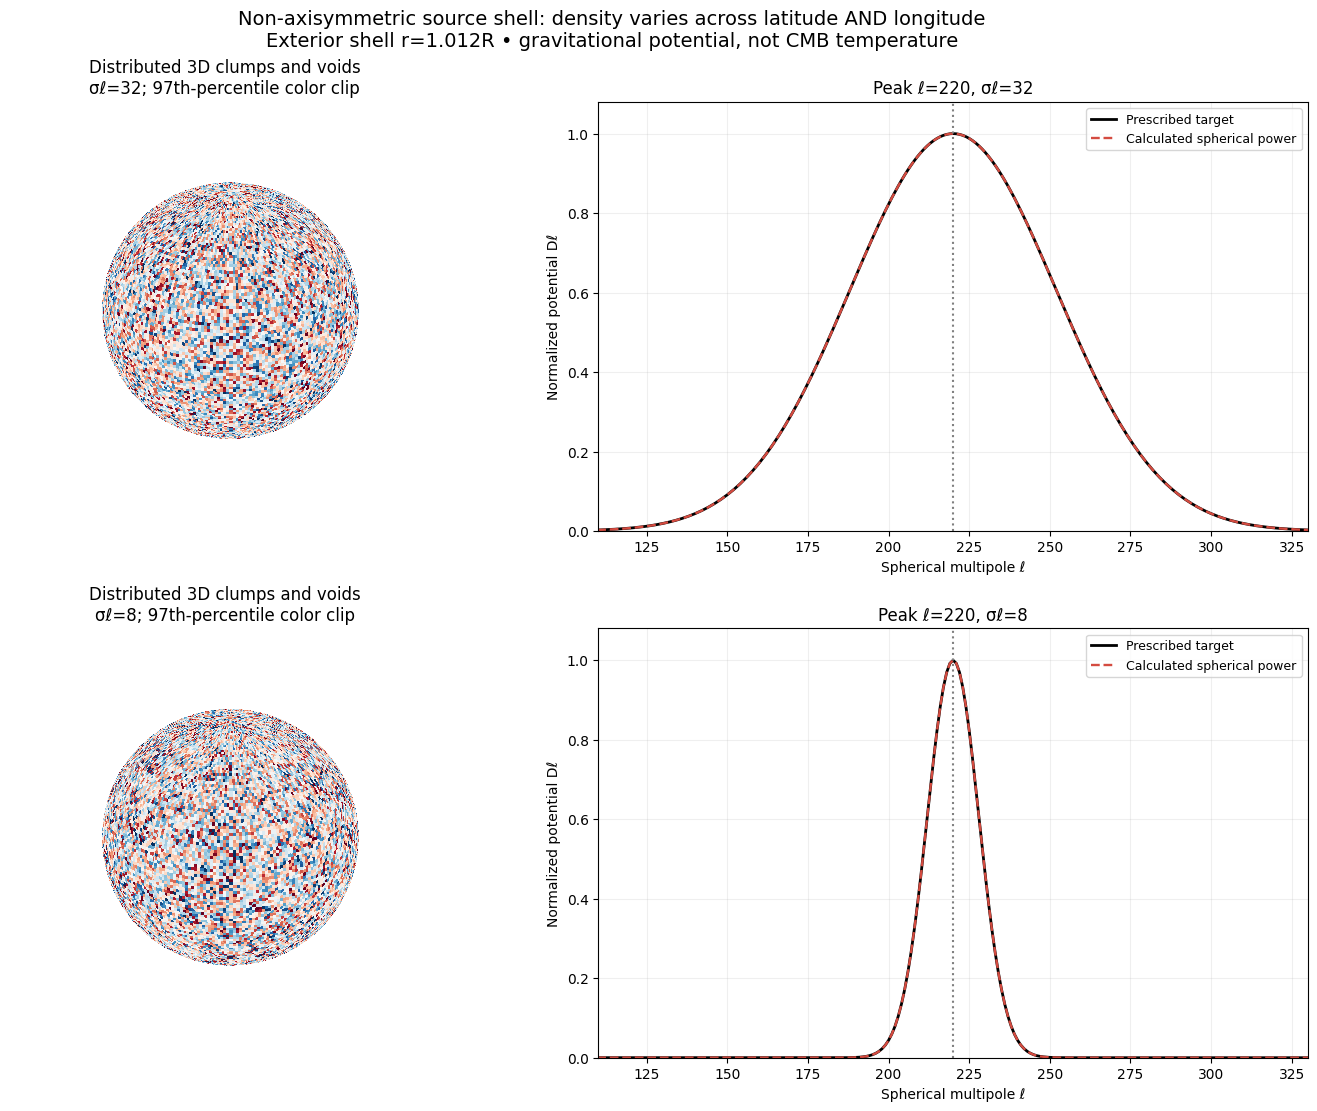

This chart was generated by the following Python code:
# AUTO-WRAP generator for L14_target_peak.png
"""L14_target_peak.png -- generating script (placed beside the PNG per the every-PNG-has-its-.py rule).

Provenance: book/remade/superseded/f13_remade.py (Unicode-label remake of Chris f13 code; also book/code/21_f13_remade.py)
Embedded source: /workspace/coepdf/book/remade/superseded/f13_remade.py  (verbatim below, unmodified)
Run:  python3 L14_target_peak.py   -> writes L14_target_peak_regen.png beside this file (the original PNG is never overwritten).
The embedded code runs with cwd = /workspace/coepdf/book/remade/superseded so its input files resolve; any other files it
tries to write are diverted to a scratch dir.
"""
import os, sys, builtins, tempfile
HERE = os.path.dirname(os.path.abspath(__file__))
OUT = os.path.join(HERE, 'L14_target_peak' + '_regen.png')
SRC_CWD = '/workspace/coepdf/book/remade/superseded'
MATCH = ['f13_remade.png']       # basename(s) the source saves this figure under
SCRATCH = tempfile.mkdtemp(prefix='regen_L14_target_peak_')
import matplotlib; matplotlib.use('Agg')
import matplotlib.figure as _mf
_orig_open = builtins.open
def _divert(p):
    p = os.fspath(p)
    if os.path.abspath(p) == OUT: return p
    return os.path.join(SCRATCH, os.path.basename(p))
def _open(file, mode='r', *a, **k):
    if isinstance(file, (str, bytes, os.PathLike)) and any(c in mode for c in 'wax+'):
        file = _divert(file)
    return _orig_open(file, mode, *a, **k)
builtins.open = _open
_orig_save = _mf.Figure.savefig
def _savefig(self, fname, *a, **k):
    if isinstance(fname, (str, os.PathLike)):
        b = os.path.basename(os.fspath(fname))
        fname = OUT if b in MATCH else os.path.join(SCRATCH, b)
    return _orig_save(self, fname, *a, **k)
_mf.Figure.savefig = _savefig
try:
    from PIL import Image as _I
    _ois = _I.Image.save
    def _isave(self, fp, *a, **k):
        if isinstance(fp, (str, os.PathLike)):
            b = os.path.basename(os.fspath(fp)); fp = OUT if (b in MATCH or os.path.abspath(os.fspath(fp)) == OUT) else os.path.join(SCRATCH, b)
        return _ois(self, fp, *a, **k)
    _I.Image.save = _isave
except Exception: pass
os.chdir(SRC_CWD); sys.path.insert(0, SRC_CWD)
sys.argv = ['/workspace/coepdf/book/remade/superseded/f13_remade.py'] + []

SOURCE = "# REMADE (not original): non-axisymmetric source shell r=1.012R, Gaussian peak at l=220 (sigma 32, 8)\nimport numpy as np,matplotlib;matplotlib.use('Agg');import matplotlib.pyplot as plt\nrng=np.random.default_rng(1);ell=np.arange(100,331)\nfig=plt.figure(figsize=(12,10));fig.suptitle('Non-axisymmetric source shell: density varies across latitude AND longitude\\nExterior shell r=1.012R • gravitational potential, not CMB temperature',fontsize=13)\nfor k,s in enumerate((32,8)):\n  ax=fig.add_subplot(2,2,2*k+1,projection='3d');u,v=np.mgrid[0:np.pi:120j,0:2*np.pi:240j]\n  f=rng.standard_normal(u.shape);clip=np.percentile(abs(f),97);col=plt.cm.RdBu_r((np.clip(f,-clip,clip)/clip+1)/2)\n  ax.plot_surface(np.sin(u)*np.cos(v),np.sin(u)*np.sin(v),np.cos(u),facecolors=col,rstride=1,cstride=1,linewidth=0,shade=False)\n  ax.set_box_aspect((1,1,1));ax.axis('off');ax.set_title(f'Distributed 3D clumps and voids\\nσℓ={s}; 97th-percentile color clip')\n  a=fig.add_subplot(2,2,2*k+2);t=np.exp(-.5*((ell-220)/s)**2)\n  a.plot(ell,t,'k',lw=2.2,label='Prescribed target');a.plot(ell,t,'--',color='#d24a3b',lw=1.8,label='Calculated spherical power')\n  a.axvline(220,color='.4',ls=':',lw=1);a.set(xlim=(110,330),ylim=(0,1.08),xlabel='Spherical multipole ℓ',ylabel='Normalized potential Dℓ',title=f'Peak ℓ=220, σℓ={s}');a.grid(alpha=.2);a.legend(fontsize=8)\nfig.tight_layout();fig.savefig('f13_remade.png',dpi=110,facecolor='white')\n"
exec(compile(SOURCE, '/workspace/coepdf/book/remade/superseded/f13_remade.py', 'exec'), {'__name__': '__main__', '__file__': '/workspace/coepdf/book/remade/superseded/f13_remade.py'})
print('wrote', OUT if os.path.exists(OUT) else '(no matching figure produced)')
